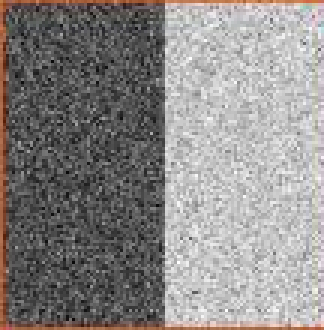
#> input picture resources/y.png, 108 x 110 px, found by its file name (shown 3 times larger)
$ jupyter execute gradient.ipynb
#> lines starting #> are read from the running program, lines starting #| are printed output that depends on the picture
[cell 1]
import cv2
import numpy as np
import matplotlib.pyplot as plt

[cell 2]
img=cv2.imread(r"E:\pythonProject\opencvProject\resources\y.png")[...,::-1]
print(img.shape)
#| (110, 108, 3)

1. **图像边界检测**
图像中加入了部分噪声，先对其平滑处理

[cell 3]
img_smooth=cv2.GaussianBlur(img,(3,3),0)
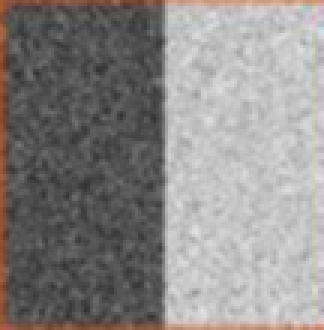
#> img_smooth: shape (110, 108, 3) (shown 3 times larger); mean R, G, B 140.1, 136.7, 135.4
gray=cv2.cvtColor(img_smooth,cv2.COLOR_RGB2GRAY)
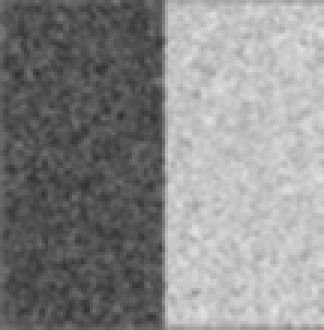
#> gray: shape (110, 108) (shown 3 times larger); min 49, max 227, mean 137.6
plt.subplot(121),plt.imshow(gray,'gray'),plt.xticks([]),plt.yticks([])
plt.subplot(122),plt.imshow(img_smooth),plt.xticks([]),plt.yticks([])
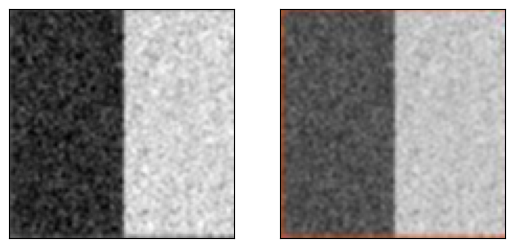
#> figure drawn by matplotlib, 2 panels

1. **sobel、scharr、Laplacian**

[cell 4]
sobelx_kernal3=np.array([[-1,0,1],[-2,0,2],[-1,0,1]],dtype=float)
sobelx_kernal5=np.array([[-1,0,1],[-2,0,2],[-1,0,1]],dtype=float)
# sobel
img_sobelx=cv2.filter2D(gray,-1,sobelx_kernal3)
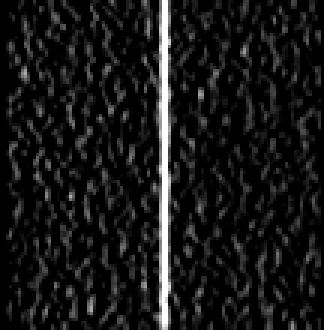
#> img_sobelx: shape (110, 108) (shown 3 times larger); min 0, max 255, mean 22.5
img_sobely=cv2.Sobel(gray,-1,0,1,ksize=3)
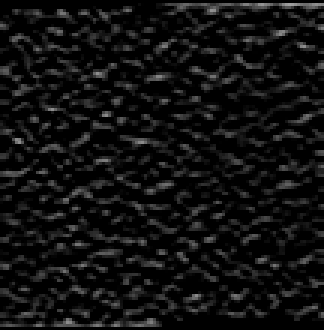
#> img_sobely: shape (110, 108) (shown 3 times larger); min 0, max 159, mean 16.4

# scharr
scharrx_kernal=np.array([[-3,0,3],[-10,0,10],[-3,0,3]],dtype=float)

img_scharrx=cv2.filter2D(gray,-1,scharrx_kernal)
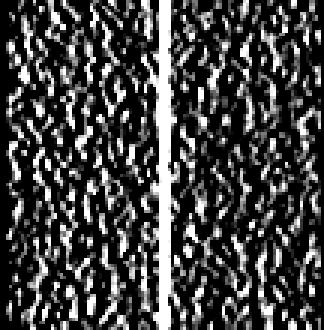
#> img_scharrx: shape (110, 108) (shown 3 times larger); min 0, max 255, mean 68.1

# Laplacian
laplacian_kernal=np.array([[1,1,1],[1,-4,1],[1,1,1]],dtype=float)
img_laplacian=cv2.Laplacian(gray,-1,ksize=3)
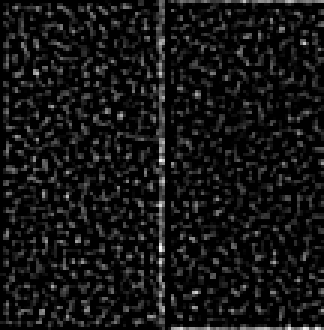
#> img_laplacian: shape (110, 108) (shown 3 times larger); min 0, max 255, mean 20.8

2. **canny**

[cell 5]
img_canny = cv2.Canny(gray,100,200)
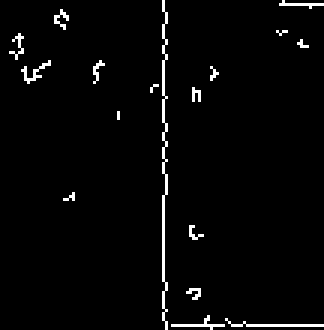
#> img_canny: shape (110, 108) (shown 3 times larger); 2.6% white in thin lines or dots

[cell 6]
plt.subplot(221),plt.title("sobelx",color="w"),plt.imshow(img_sobelx,cmap='gray'),plt.xticks([]),plt.yticks([])
plt.subplot(222),plt.title("scharrx",color="w"),plt.imshow(img_scharrx,cmap='gray'),plt.xticks([]),plt.yticks([])
plt.subplot(223),plt.title("laplacian",color='w'),plt.imshow(img_laplacian,cmap='gray'),plt.xticks([]),plt.yticks([])
plt.subplot(224),plt.title("canny",color="w"),plt.imshow(img_canny,cmap='gray'),plt.xticks([]),plt.yticks([])

[cell 7]
cv2.imshow("scharr",img_sobely)
cv2.waitKey(0)
cv2.destroyAllWindows()

图像锐化

[cell 8]
img=cv2.imread(r"E:\pythonProject\opencvProject\resources\DJI_0020.JPG")
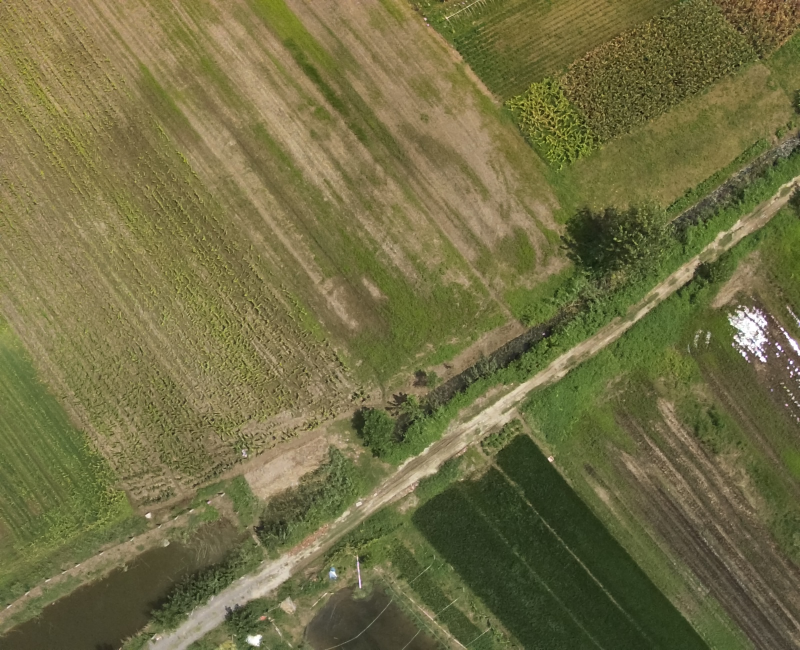
#> input picture resources/DJI_0020.JPG, 1600 x 1300 px, found by its file name (shown at 1/2 size)
#> img is the input picture: shape (1300, 1600, 3); mean B, G, R 68.6, 110.1, 114
sharpen_kernal1=np.array([[-1,-1,-1],[-1,8,-1],[-1,-1,-1]])
sharpen_kernal2=np.array([[0,-1,0],[-1,5,-1],[0,-1,0]])
h1_result=cv2.filter2D(img,-1,sharpen_kernal2)
cv2.imwrite("../resources/result/DJI_0020_sharpen.png",h1_result)
#> Out = True
